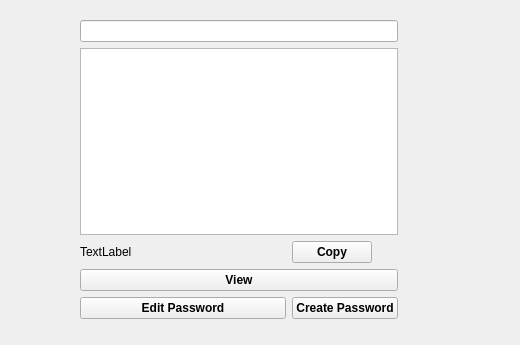
<?xml version="1.0" encoding="UTF-8"?>
<ui version="4.0">
 <class>MainWindow</class>
 <widget class="QMainWindow" name="MainWindow">
  <property name="geometry">
   <rect>
    <x>0</x>
    <y>0</y>
    <width>520</width>
    <height>345</height>
   </rect>
  </property>
  <property name="windowTitle">
   <string>MainWindow</string>
  </property>
  <widget class="QWidget" name="centralwidget">
   <widget class="QWidget" name="layoutWidget">
    <property name="geometry">
     <rect>
      <x>80</x>
      <y>20</y>
      <width>318</width>
      <height>299</height>
     </rect>
    </property>
    <layout class="QGridLayout" name="gridLayout">
     <item row="2" column="1">
      <widget class="QPushButton" name="copy">
       <property name="sizePolicy">
        <sizepolicy hsizetype="Fixed" vsizetype="Fixed">
         <horstretch>0</horstretch>
         <verstretch>0</verstretch>
        </sizepolicy>
       </property>
       <property name="font">
        <font>
         <bold>true</bold>
        </font>
       </property>
       <property name="text">
        <string>Copy</string>
       </property>
      </widget>
     </item>
     <item row="0" column="0" colspan="2">
      <widget class="QLineEdit" name="searchBar">
       <property name="sizePolicy">
        <sizepolicy hsizetype="Minimum" vsizetype="Fixed">
         <horstretch>0</horstretch>
         <verstretch>0</verstretch>
        </sizepolicy>
       </property>
      </widget>
     </item>
     <item row="5" column="1">
      <widget class="QPushButton" name="create">
       <property name="font">
        <font>
         <bold>true</bold>
        </font>
       </property>
       <property name="text">
        <string>Create Password</string>
       </property>
      </widget>
     </item>
     <item row="5" column="0">
      <widget class="QPushButton" name="edit">
       <property name="font">
        <font>
         <bold>true</bold>
        </font>
       </property>
       <property name="text">
        <string>Edit Password</string>
       </property>
      </widget>
     </item>
     <item row="2" column="0">
      <widget class="QLabel" name="displayLabel">
       <property name="text">
        <string>TextLabel</string>
       </property>
      </widget>
     </item>
     <item row="1" column="0" colspan="2">
      <widget class="QListWidget" name="passwordsListWidget">
       <property name="sizePolicy">
        <sizepolicy hsizetype="Minimum" vsizetype="Minimum">
         <horstretch>0</horstretch>
         <verstretch>0</verstretch>
        </sizepolicy>
       </property>
      </widget>
     </item>
     <item row="4" column="0" colspan="2">
      <widget class="QPushButton" name="view">
       <property name="font">
        <font>
         <bold>true</bold>
        </font>
       </property>
       <property name="text">
        <string>View</string>
       </property>
      </widget>
     </item>
    </layout>
   </widget>
  </widget>
 </widget>
 <resources/>
 <connections/>
</ui>
